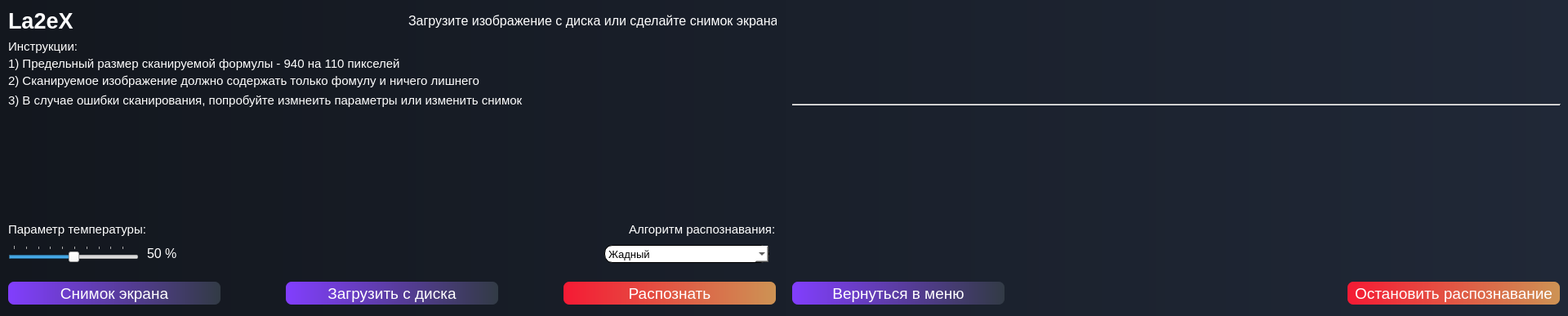
<?xml version="1.0" encoding="UTF-8"?>
<ui version="4.0">
 <class>MainWindow</class>
 <widget class="QMainWindow" name="MainWindow">
  <property name="geometry">
   <rect>
    <x>0</x>
    <y>0</y>
    <width>1920</width>
    <height>387</height>
   </rect>
  </property>
  <property name="windowTitle">
   <string>MainWindow</string>
  </property>
  <property name="styleSheet">
   <string notr="true">/*#label {
	border-radius: 15px;
	padding: 4px;
	background-color: red;
}
*/
#input_image_text__f {
	color: white;
}
#upper_info_text__f {
	color: white;
}
#down_info_text__f {
	color: white;
}
#temperature_info_text__f  {
	color: white;
}
#decoder_info_text__f {
	color: white;
}
#screenshot_button__f {
	background-color: qlineargradient(spread:pad, x1:0, y1:0, x2:1, y2:0, stop:0 rgba(130, 62, 254, 255), stop:1 rgba(50, 59, 69, 255));
	border: 1 px white;
	color: white;
	border-radius: 7px;
}
#load_button__f {
	background-color: qlineargradient(spread:pad, x1:0, y1:0, x2:1, y2:0, stop:0 rgba(130, 62, 254, 255), stop:1 rgba(50, 59, 69, 255));
	border: 1 px white;
	color: white;
	border-radius: 7px;
}
#ocr_button__f {
	background-color: qlineargradient(spread:pad, x1:0, y1:0, x2:1, y2:0, stop:0 rgba(245, 26, 52, 255), stop:1 rgba(205, 147, 84, 255));
	border: 1 px white;
	color: white;
	border-radius: 7px;
}
#stop_ocr_button__s {
	background-color: qlineargradient(spread:pad, x1:0, y1:0, x2:1, y2:0, stop:0 rgba(245, 26, 52, 255), stop:1 rgba(205, 147, 84, 255));
	border: 1 px white;
	color: white;
	border-radius: 7px;
}
#back_button__s {
	background-color: qlineargradient(spread:pad, x1:0, y1:0, x2:1, y2:0, stop:0 rgba(130, 62, 254, 255), stop:1 rgba(50, 59, 69, 255));
	border: 1 px white;
	color: white;
	border-radius: 7px;
}
#centralwidget {
	background-color: qlineargradient(spread:pad, x1:0, y1:0, x2:1, y2:0, stop:0 rgba(19, 23, 30, 255), stop:1 rgba(32, 40, 55, 255))
}
#decoder_combobox__f {
	border: 1px solid; border-radius:10px; background-color: palette(base); 
}
#temp_slider_value__f {
	color: white;
}
#latex_label__s {
	background-color: rgba(0,0,0,0);
	color: white;
}</string>
  </property>
  <widget class="QWidget" name="centralwidget">
   <widget class="QLabel" name="input_image_text__f">
    <property name="geometry">
     <rect>
      <x>10</x>
      <y>5</y>
      <width>91</width>
      <height>41</height>
     </rect>
    </property>
    <property name="font">
     <font>
      <pointsize>20</pointsize>
      <weight>75</weight>
      <bold>true</bold>
     </font>
    </property>
    <property name="text">
     <string>La2eX</string>
    </property>
   </widget>
   <widget class="QLabel" name="input_image__f">
    <property name="geometry">
     <rect>
      <x>10</x>
      <y>150</y>
      <width>940</width>
      <height>110</height>
     </rect>
    </property>
    <property name="text">
     <string/>
    </property>
    <property name="pixmap">
     <pixmap>../ttt.png</pixmap>
    </property>
   </widget>
   <widget class="QLabel" name="upper_info_text__f">
    <property name="geometry">
     <rect>
      <x>500</x>
      <y>5</y>
      <width>451</width>
      <height>41</height>
     </rect>
    </property>
    <property name="font">
     <font>
      <pointsize>12</pointsize>
      <weight>50</weight>
      <bold>false</bold>
     </font>
    </property>
    <property name="text">
     <string>Загрузите изображение с диска или сделайте снимок экрана</string>
    </property>
   </widget>
   <widget class="QLabel" name="down_info_text__f">
    <property name="geometry">
     <rect>
      <x>10</x>
      <y>30</y>
      <width>931</width>
      <height>121</height>
     </rect>
    </property>
    <property name="font">
     <font>
      <pointsize>11</pointsize>
      <weight>50</weight>
      <bold>false</bold>
     </font>
    </property>
    <property name="layoutDirection">
     <enum>Qt::LeftToRight</enum>
    </property>
    <property name="text">
     <string>&lt;html&gt;&lt;head/&gt;&lt;body&gt;&lt;p style=&quot;line-height:0.5&quot;&gt;Инструкции:&lt;/p&gt;&lt;p style=&quot;line-height:0.5&quot;&gt;1) Предельный размер сканируемой формулы - 940 на 110 пикселей&lt;/p&gt;&lt;p style=&quot;line-height:0.5&quot;&gt;2) Сканируемое изображение должно содержать только фомулу и ничего лишнего&lt;/p&gt;&lt;p&gt;3) В случае ошибки сканирования, попробуйте измнеить параметры или изменить снимок﻿&lt;/p&gt;&lt;/body&gt;&lt;/html&gt;</string>
    </property>
    <property name="textFormat">
     <enum>Qt::AutoText</enum>
    </property>
    <property name="wordWrap">
     <bool>false</bool>
    </property>
   </widget>
   <widget class="QSlider" name="temperature_slider__f">
    <property name="geometry">
     <rect>
      <x>10</x>
      <y>300</y>
      <width>160</width>
      <height>22</height>
     </rect>
    </property>
    <property name="minimum">
     <number>1</number>
    </property>
    <property name="sliderPosition">
     <number>50</number>
    </property>
    <property name="orientation">
     <enum>Qt::Horizontal</enum>
    </property>
    <property name="tickPosition">
     <enum>QSlider::TicksAbove</enum>
    </property>
   </widget>
   <widget class="QLabel" name="temperature_info_text__f">
    <property name="geometry">
     <rect>
      <x>10</x>
      <y>260</y>
      <width>191</width>
      <height>41</height>
     </rect>
    </property>
    <property name="font">
     <font>
      <pointsize>11</pointsize>
      <weight>50</weight>
      <bold>false</bold>
     </font>
    </property>
    <property name="text">
     <string>Параметр температуры:</string>
    </property>
   </widget>
   <widget class="QLabel" name="decoder_info_text__f">
    <property name="geometry">
     <rect>
      <x>770</x>
      <y>260</y>
      <width>211</width>
      <height>41</height>
     </rect>
    </property>
    <property name="font">
     <font>
      <pointsize>11</pointsize>
      <weight>50</weight>
      <bold>false</bold>
     </font>
    </property>
    <property name="text">
     <string>Алгоритм распознавания:</string>
    </property>
   </widget>
   <widget class="QComboBox" name="decoder_combobox__f">
    <property name="geometry">
     <rect>
      <x>740</x>
      <y>300</y>
      <width>202</width>
      <height>22</height>
     </rect>
    </property>
    <property name="font">
     <font>
      <pointsize>10</pointsize>
     </font>
    </property>
    <item>
     <property name="text">
      <string>Жадный</string>
     </property>
    </item>
    <item>
     <property name="text">
      <string>Лучевой</string>
     </property>
    </item>
   </widget>
   <widget class="QPushButton" name="screenshot_button__f">
    <property name="geometry">
     <rect>
      <x>10</x>
      <y>345</y>
      <width>260</width>
      <height>28</height>
     </rect>
    </property>
    <property name="font">
     <font>
      <pointsize>14</pointsize>
     </font>
    </property>
    <property name="text">
     <string>Снимок экрана</string>
    </property>
   </widget>
   <widget class="QPushButton" name="load_button__f">
    <property name="geometry">
     <rect>
      <x>350</x>
      <y>345</y>
      <width>260</width>
      <height>28</height>
     </rect>
    </property>
    <property name="font">
     <font>
      <pointsize>14</pointsize>
     </font>
    </property>
    <property name="text">
     <string>Загрузить с диска</string>
    </property>
   </widget>
   <widget class="QPushButton" name="ocr_button__f">
    <property name="geometry">
     <rect>
      <x>690</x>
      <y>345</y>
      <width>260</width>
      <height>28</height>
     </rect>
    </property>
    <property name="font">
     <font>
      <pointsize>14</pointsize>
      <strikeout>false</strikeout>
     </font>
    </property>
    <property name="text">
     <string>Распознать</string>
    </property>
   </widget>
   <widget class="QLabel" name="temp_slider_value__f">
    <property name="geometry">
     <rect>
      <x>180</x>
      <y>285</y>
      <width>61</width>
      <height>51</height>
     </rect>
    </property>
    <property name="font">
     <font>
      <pointsize>12</pointsize>
      <weight>50</weight>
      <bold>false</bold>
     </font>
    </property>
    <property name="text">
     <string>50 %</string>
    </property>
   </widget>
   <widget class="QLabel" name="input_image__s">
    <property name="geometry">
     <rect>
      <x>970</x>
      <y>10</y>
      <width>940</width>
      <height>110</height>
     </rect>
    </property>
    <property name="text">
     <string/>
    </property>
    <property name="pixmap">
     <pixmap>../ttt.png</pixmap>
    </property>
   </widget>
   <widget class="Line" name="splitter_line__s">
    <property name="geometry">
     <rect>
      <x>970</x>
      <y>120</y>
      <width>941</width>
      <height>16</height>
     </rect>
    </property>
    <property name="orientation">
     <enum>Qt::Horizontal</enum>
    </property>
   </widget>
   <widget class="QPushButton" name="back_button__s">
    <property name="geometry">
     <rect>
      <x>970</x>
      <y>345</y>
      <width>260</width>
      <height>28</height>
     </rect>
    </property>
    <property name="font">
     <font>
      <pointsize>14</pointsize>
     </font>
    </property>
    <property name="text">
     <string>Вернуться в меню</string>
    </property>
   </widget>
   <widget class="QPushButton" name="stop_ocr_button__s">
    <property name="geometry">
     <rect>
      <x>1650</x>
      <y>345</y>
      <width>260</width>
      <height>28</height>
     </rect>
    </property>
    <property name="font">
     <font>
      <pointsize>14</pointsize>
      <strikeout>false</strikeout>
     </font>
    </property>
    <property name="text">
     <string>Остановить распознавание</string>
    </property>
   </widget>
   <widget class="QTextEdit" name="latex_label__s">
    <property name="geometry">
     <rect>
      <x>970</x>
      <y>149</y>
      <width>940</width>
      <height>180</height>
     </rect>
    </property>
    <property name="font">
     <font>
      <pointsize>16</pointsize>
     </font>
    </property>
    <property name="autoFillBackground">
     <bool>false</bool>
    </property>
    <property name="frameShape">
     <enum>QFrame::NoFrame</enum>
    </property>
    <property name="lineWidth">
     <number>0</number>
    </property>
    <property name="lineWrapMode">
     <enum>QTextEdit::WidgetWidth</enum>
    </property>
    <property name="readOnly">
     <bool>true</bool>
    </property>
    <property name="html">
     <string>&lt;!DOCTYPE HTML PUBLIC &quot;-//W3C//DTD HTML 4.0//EN&quot; &quot;http://www.w3.org/TR/REC-html40/strict.dtd&quot;&gt;
&lt;html&gt;&lt;head&gt;&lt;meta name=&quot;qrichtext&quot; content=&quot;1&quot; /&gt;&lt;style type=&quot;text/css&quot;&gt;
p, li { white-space: pre-wrap; }
&lt;/style&gt;&lt;/head&gt;&lt;body style=&quot; font-family:'MS Shell Dlg 2'; font-size:16pt; font-weight:400; font-style:normal;&quot;&gt;
&lt;p style=&quot;-qt-paragraph-type:empty; margin-top:0px; margin-bottom:0px; margin-left:0px; margin-right:0px; -qt-block-indent:0; text-indent:0px;&quot;&gt;&lt;br /&gt;&lt;/p&gt;&lt;/body&gt;&lt;/html&gt;</string>
    </property>
   </widget>
  </widget>
  <widget class="QMenuBar" name="menubar">
   <property name="geometry">
    <rect>
     <x>0</x>
     <y>0</y>
     <width>1920</width>
     <height>21</height>
    </rect>
   </property>
  </widget>
 </widget>
 <resources/>
 <connections/>
</ui>
